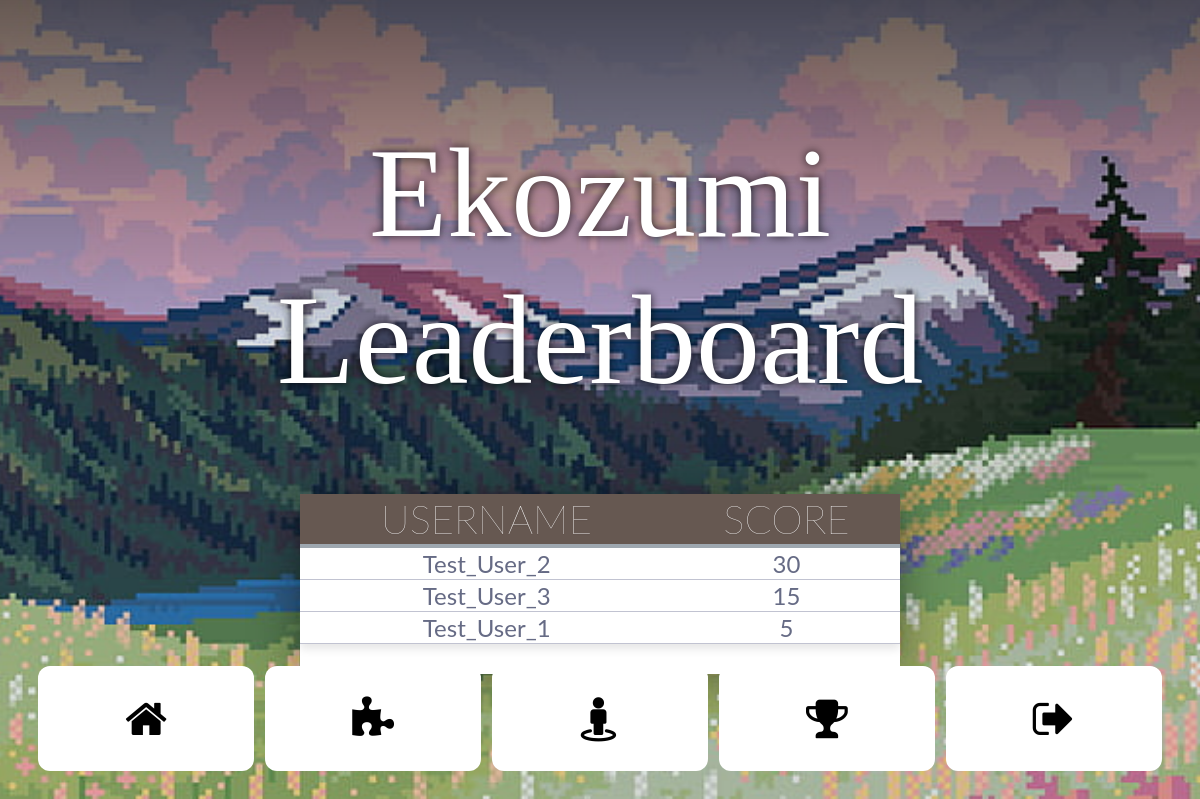
The app's page /ekozumi/leaderboard/ (signed in), older data.
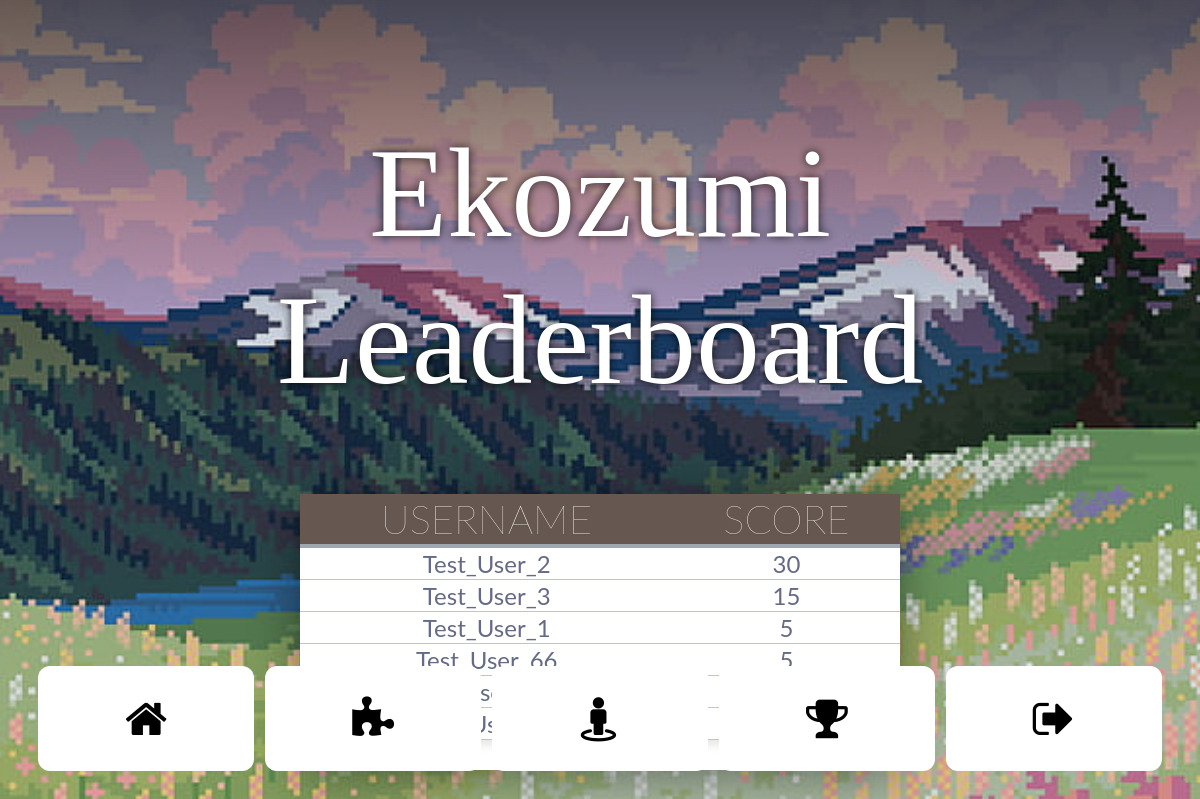
The same page, newer data.
### ekozumi_app/models.py (models this page shows, shortened)
class Profile(models.Model):
    user = models.OneToOneField(User, on_delete=models.CASCADE)
    score = models.IntegerField(default=0)
    petID = models.ForeignKey(Pet, null=True, on_delete=models.CASCADE)

### ekozumi_app/views.py (the view)
# urls.py: path("leaderboard/", views.leaderboardPage, name="leaderboard"),
@login_required()
def leaderboardPage(request):
    topscorers = Profile.objects.exclude(petID__isnull=True).order_by('-score')[0:10]
    return render(request, "ekozumi_app/leaderboard.html", {"topscorers":topscorers})

### ekozumi_app/templates/ekozumi_app/leaderboard.html (shortened to what this page needs)
{% load static %}
<html lang="en">
    <head>
        <link rel="stylesheet" href="{% static 'ekozumi_app/Ekozumi_Stylesheet.css' %}">
        <link rel="stylesheet" href="https://cdnjs.cloudflare.com/ajax/libs/font-awesome/4.7.0/css/font-awesome.min.css">
    </head>
    <body>
        <div class="top">
            <h1> Ekozumi Leaderboard </h1>
        </div>
        <div class="box">
            <table class="leaderboard">
                <tr>
                  <th>Username</th>
                  <th>Score</th>
                </tr>
                {% for user in topscorers %}
                  <tr>
                    <td>{{ user.user.username }}</td>
                    <td>{{ user.score }}</td>
                  </tr>
                {% endfor %}
              </table>
        </div>
        <div id="footer">
            <div class="navbar">
              <button class="btn" id="btn" onclick="location.href='../home'"><i class="fa fa-home"></i></button>
              <button class="btn" id="btn" onclick="location.href='../puzzle'"><i class="fa fa-puzzle-piece"></i></button>
              <button class="btn" id="btn" onclick="location.href='../map'"><i class="fa fa-street-view"></i></button>
              <button class="btn" id="btn" onclick="location.href='../leaderboard'"><i class="fa fa-trophy"></i></button>
              <button class="btn" id="btn" onclick="location.href='../logout'"><i class="fa fa-sign-out"></i></button>
            </div>
          </div>
    </body>
</html>

### ekozumi_app/static/ekozumi_app/Ekozumi_Stylesheet.css (style rules this page uses)
body { background: url("background.jpg") no-repeat center center fixed; background-size: cover; font-size: 250%; font-family: 'Lato', sans-serif; font-weight: 300; margin: 0; color: #666; }
.top { margin: 0; padding: 0; width: 100%; background: -moz-linear-gradient(top, rgba(0,0,0,0.6) 0%, rgba(0,0,0,0) 100%); background: -webkit-linear-gradient(top, rgba(0,0,0,0.6) 0%,rgba(0,0,0,0) 100%); background: linear-gradient(to bottom, rgba(0,0,0,0.6) 0%,rgba(0,0,0,0) 100%); filter: progid:DXImageTransform.Microsoft.gradient( startColorstr='#99000000', endColorstr='#00000000',GradientType=0 ); }
.top h1 { font-family: 'Roboto Slab', serif; font-weight: 300; font-size: 3.2em; color: white; text-shadow: 0 0 10px rgba(0,0,0,0.8); margin: 0 auto; padding-top: 10%; max-width: 70%; text-align: center; position: relative; }
.box { animation: slidein 1s ease-in-out; background-color: white; max-width: 50%; margin: 0 auto; position: relative; top: 10%; padding-bottom: 30px; border-radius: 5px; box-shadow: 0 5px 50px rgba(0,0,0,0.4); text-align: center; }
#footer { position: fixed; bottom: 0; width: 100%; line-height: 4; text-align: center; box-sizing: border-box; }
#btn { width: 18%; height: 50%; background-color: white; border: none; color: black; padding: 30px 30px; font-size: 45px; cursor: pointer; border-radius: 12px; }
.leaderboard { background: white; border-radius:3px; border-collapse: collapse; height: 8%; margin: auto; width: 100%; box-shadow: 0 5px 10px rgba(0, 0, 0, 0.1); }
.leaderboard th { text-transform: uppercase; color: white; background: #665851; border-bottom:4px solid #9ea7af; border-right: 1px solid #665851; font-size:250%; font-weight: 100; text-align:center; text-shadow: 0 1px 1px rgba(0, 0, 0, 0.1); vertical-align:middle; }
.leaderboard td { border-top: 1px solid #C1C3D1; border-bottom: 1px solid #C1C3D1; color:#666B85; font-size:150%; font-weight:normal; text-align:center; text-shadow: 0 1px 1px rgba(256, 256, 256, 0.1); }

Row changes from the older to the newer data that the page shows:
added Profile: user.username "Test_User_66", score "5"
added Profile: user.username "Test_User_101"
added Profile: user.username "Test_User_55"
